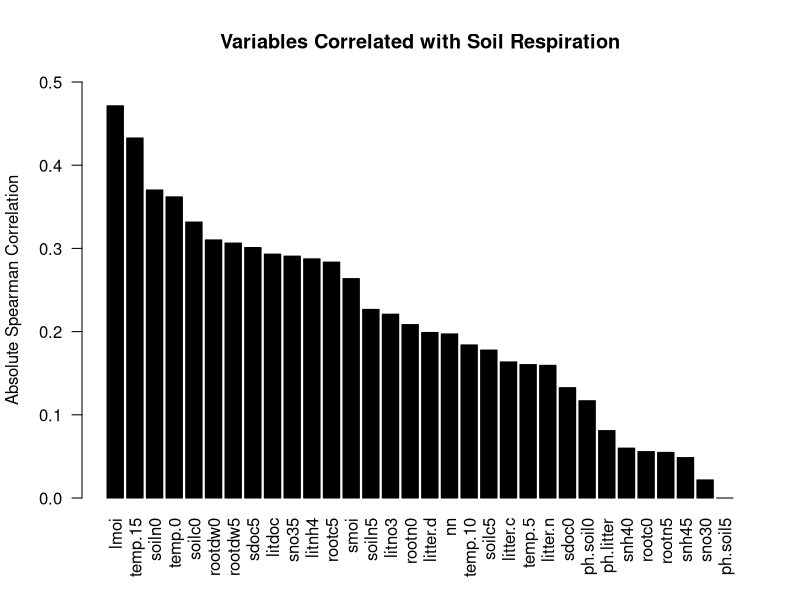
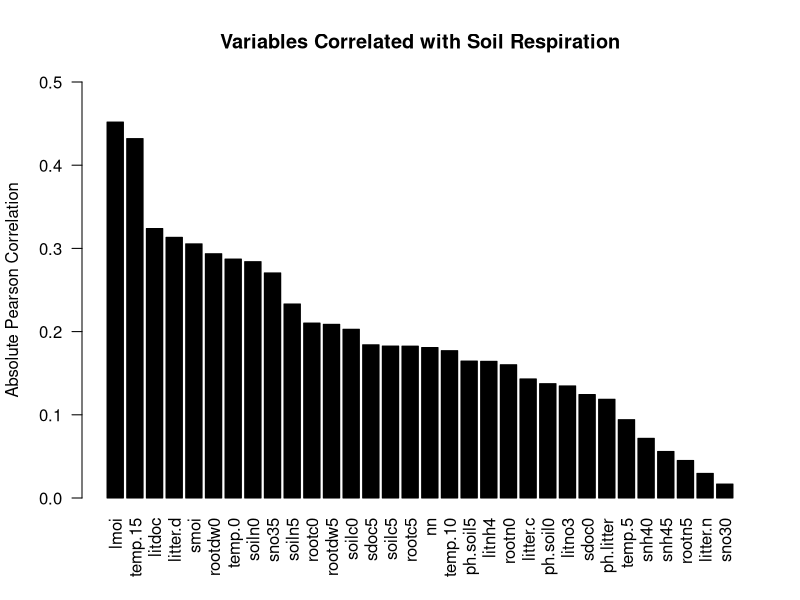
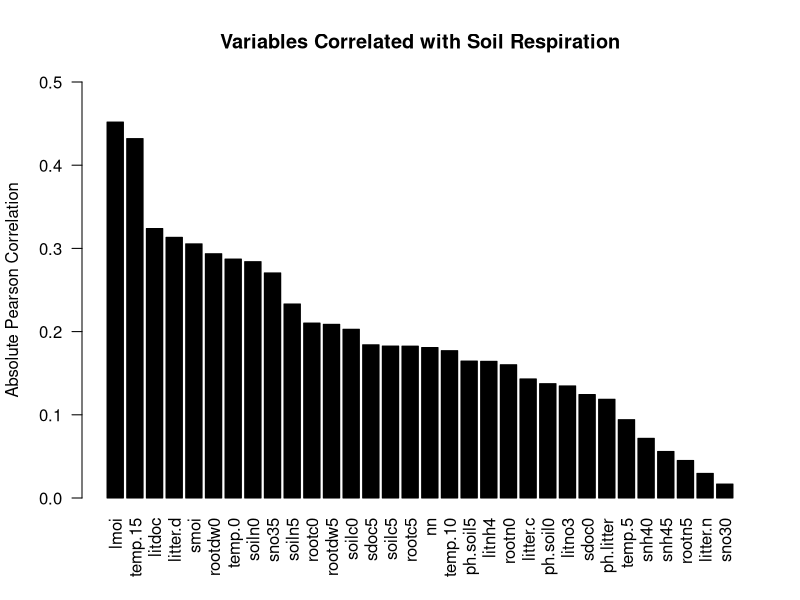
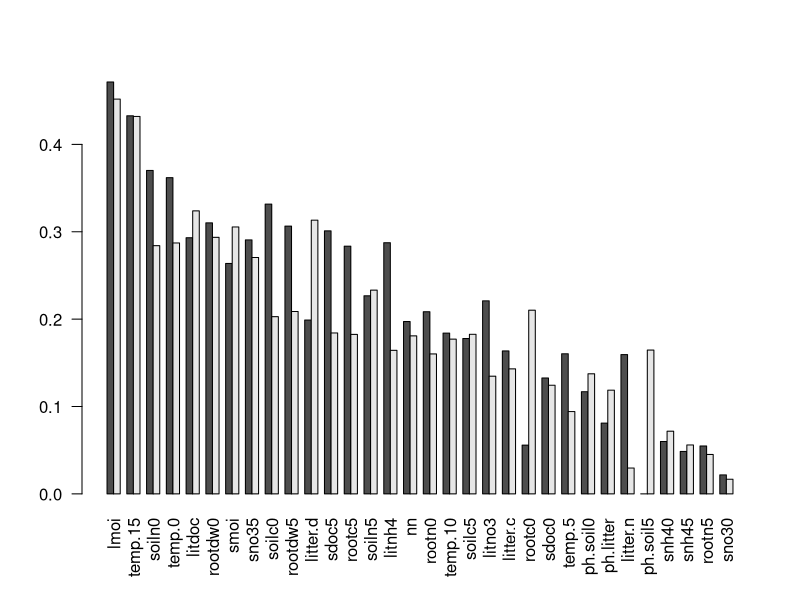
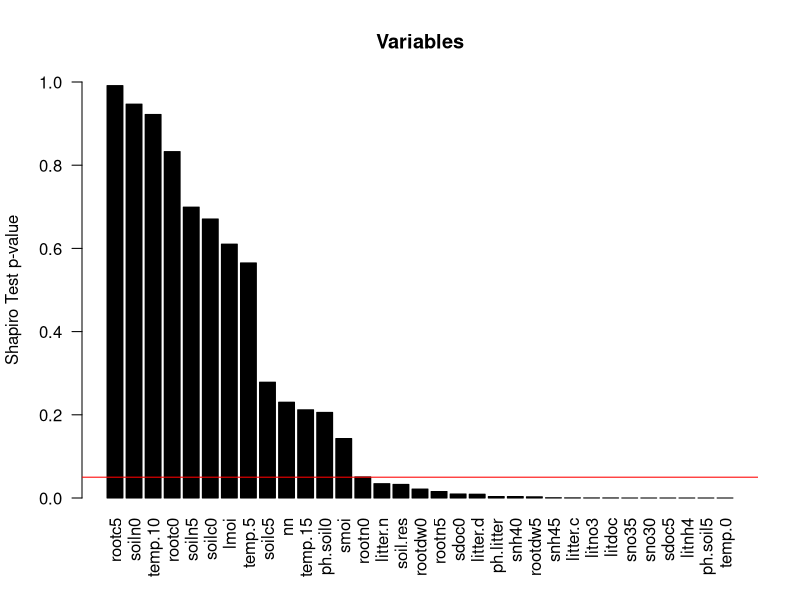
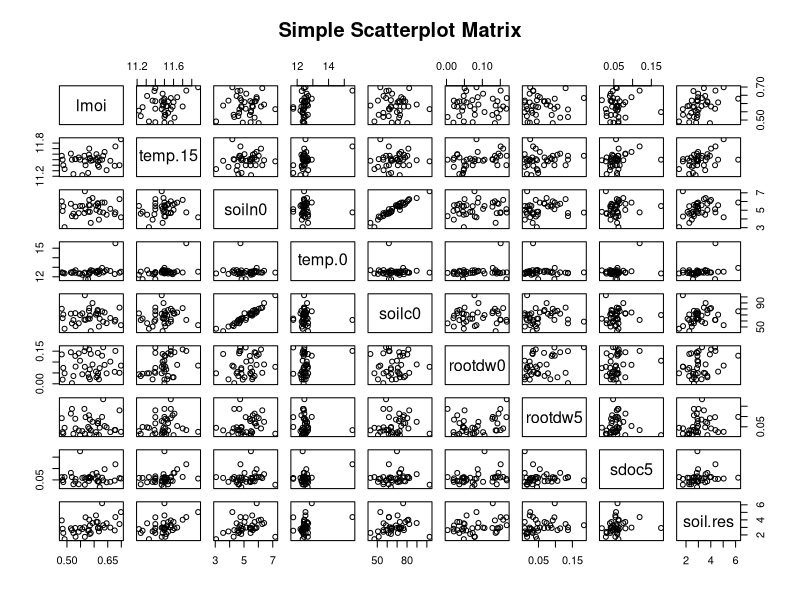
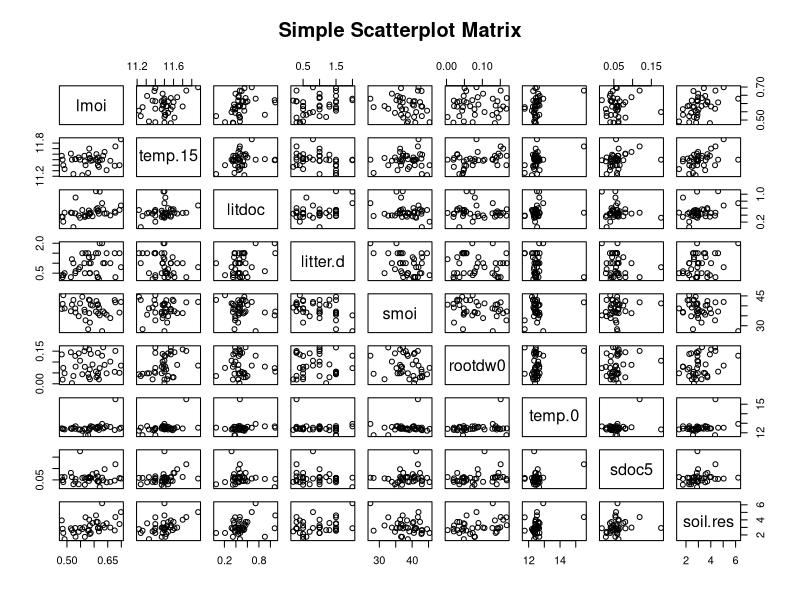

Write the R code that produced these figures, in order.
hainich <- read.csv("hainich.csv", sep = ";", dec = ".")

# spearman (monoton)
hainich.spear <- abs(cor(hainich, method = "spearman"))["soil.res",-1]
hainich.spear.ordered <- hainich.spear[order(hainich.spear, decreasing = T)]
barplot(hainich.spear.ordered, las = 2, ylim = c(0,0.5), col = "black",
        ylab = "Absolute Spearman Correlation", main = "Variables Correlated with Soil Respiration")

# pearson (linear)
hainich.pear <- abs(cor(hainich, method = "pearson"))["soil.res",-1]
hainich.pear.ordered <- hainich.pear[order(hainich.pear, decreasing = T)]
barplot(hainich.pear.ordered, las = 2, ylim = c(0,0.5), col = "black",
        ylab = "Absolute Pearson Correlation", main = "Variables Correlated with Soil Respiration")
# p.value < 0.05 bedeutet nicht normalverteilt
shapiro.test(hainich[,1])$p.value

hainich.pear <- abs(cor(hainich, method = "pearson"))["soil.res",-1]
hainich.pear.ordered <- hainich.pear[order(hainich.pear, decreasing = T)]
barplot(hainich.pear.ordered, las = 2, ylim = c(0,0.5), col = "black",
        ylab = "Absolute Pearson Correlation", main = "Variables Correlated with Soil Respiration")

# Vergleich der Barplots
spearpear = t(data.frame(hainich.spear, hainich.pear))
spearpear.ordered <- spearpear[,order(apply(spearpear, c(2),FUN=mean), decreasing = T)]
barplot(as.matrix(spearpear.ordered), las = 2, beside=TRUE)

# Shapiro: normalverteilt?
hainich.shapiro <- mapply(function(x) shapiro.test(x)$p.value,hainich)
hainich.shapiro.ordered <- hainich.shapiro[order(hainich.shapiro, decreasing = T)]
barplot(hainich.shapiro.ordered, las = 2, ylim = c(0,1), col = "black",
        ylab = "Shapiro Test p-value", main = "Variables")
abline(h=0.05, col="red")
shapiro.test(hainich[,14])

names(hainich.shapiro.ordered)

# Basic Scatterplot Matrix

## Top 15 Spearman Variablen
pairs(~ lmoi + temp.15 + soiln0 + temp.0 + soilc0 + rootdw0 + rootdw5 + sdoc5 + soil.res,data=hainich ,main="Simple Scatterplot Matrix")

## Top 15 Pearson Variablen
pairs(~ lmoi + temp.15 + litdoc + litter.d  + smoi + rootdw0 + temp.0 + sdoc5 + soil.res,data=hainich ,main="Simple Scatterplot Matrix")
